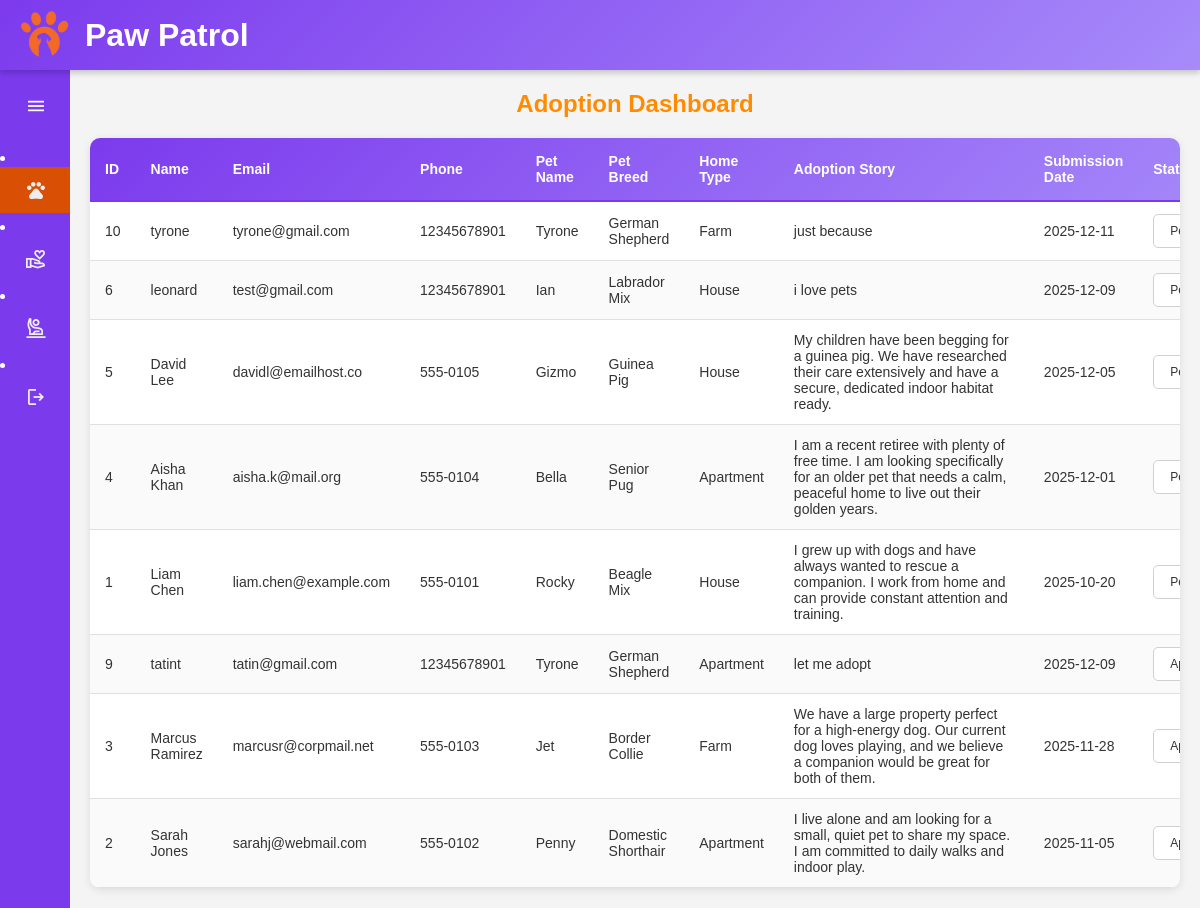
Screenshot of /backend/admin.php (signed in) with the database file from the repository.
### tables this page shows
CREATE TABLE `adoption_tbl` (
  `adoption_id` int(11) NOT NULL,
  `adopter_name` varchar(100) NOT NULL,
  `adopter_email` varchar(50) NOT NULL,
  `adopter_phone` varchar(11) NOT NULL,
  `adopter_address` text NOT NULL,
  `other_pets` enum('Yes','No') NOT NULL,
  `home_type` enum('House','Apartment','Farm') NOT NULL,
  `adoption_story` text NOT NULL,
  `pet_name` varchar(50) NOT NULL,
  `pet_breed` varchar(50) NOT NULL,
  `pet_age` varchar(50) NOT NULL,
  `submission_date` date NOT NULL,
  `status` enum('Pending','Approved','Rejected','') NOT NULL DEFAULT 'Pending'
);

### backend/admin.php (the view, shortened to what this page needs)
<?php
    include 'config.php';
?>
<!DOCTYPE html>
<html lang="en">
<head>
    <link rel="stylesheet" href="admin.css">
</head>
<body>
    <header class="org-name">
        <div class="org-img-container">
            <img src="../frontend/images/logo1.png" alt="">
        </div>
        <h1>Paw Patrol</h1>
    </header>
    <main class="main-content">
        <nav class="collapsed" id="navbar">
            <button id="toggle-nav"><span class="material-symbols-outlined">menu</span></button>
            <li><a href="#adoption">
                <span class="material-symbols-outlined">pets</span>
            </a></li>
            <li><a href="#donation">
                <span class="material-symbols-outlined">volunteer_activism</span>
            </a></li>
            <li><a href="#volunteer">
                <span class="material-symbols-outlined">person_raised_hand</span>
            </a></li>
            <li><a href="logout.php" id="logout-link">
                <span class="material-symbols-outlined">logout</span>
            </a></li>
        </nav>
        <section class="admin-page" id="adoption">
            <h2>Adoption Dashboard</h2>
            <div class="table-container">
                <table class="dashboard-table">
                    <thead>
                        <tr>
                            <th>ID</th>
                            <th>Name</th>
                            <th>Email</th>
                            <th>Phone</th>
                            <th>Pet Name</th>
                            <th>Pet Breed</th>
                            <th>Home Type</th>
                            <th class="adopt-story">Adoption Story</th>
                            <th>Submission Date</th>
                            <th>Status</th>
                        </tr>
                    </thead>
                    <tbody>
                        <?php
                            $sql = "SELECT * FROM adoption_tbl ORDER BY status ASC, submission_date DESC";
                            $result = $conn->query($sql);
                            if ($result->num_rows > 0) {
                                while($row = $result->fetch_assoc()) {
                                    echo "
                                        <tr>
                                            <td>" . htmlspecialchars($row['adoption_id']) . "</td>
                                            <td>" . htmlspecialchars($row['adopter_name']) . "</td>
                                            <td>" . htmlspecialchars($row['adopter_email']) . "</td>
                                            <td>" . htmlspecialchars($row['adopter_phone']) . "</td>
                                            <td>" . htmlspecialchars($row['pet_name']) . "</td>
                                            <td>" . htmlspecialchars($row['pet_breed']) . "</td>
                                            <td>" . htmlspecialchars($row['home_type']) . "</td>
                                            <td>" . htmlspecialchars($row['adoption_story']) . "</td>
                                            <td>" . htmlspecialchars($row['submission_date']) . "</td>
                                            <td>
                                                <select class='adopt-status status-dropdown' data-id='" . $row['adoption_id'] ."'>
                                                    <option value='Pending' " . ($row['status'] == 'Pending' ? 'selected' : '') . ">Pending</option>
                                                    <option value='Approved' " . ($row['status'] == 'Approved' ? 'selected' : '') . ">Approved</option>
                                                    <option value='Rejected' " . ($row['status'] == 'Rejected' ? 'selected' : '') . ">Rejected</option>
                                                </select>
                                            </td>
                                        </tr>
                                    ";
                                }
                            } else {
                                echo "<tr><td colspan='9' class='no-record'>No adoption requests found.</td></tr>";
                            }
                        ?>
                    </tbody>
                </table>
            </div>
        </section>
    </main>
</body>
</html>

### backend/admin.css (style rules this page uses)
* { margin: 0; padding: 0; box-sizing: border-box; font-family: sans-serif; }
body { display: flex; background: #f4f4f4; height: 100vh; overflow: hidden; }
header.org-name { position: fixed; top: 0; left: 0; width: 100%; height: 70px; background: linear-gradient(135deg, #7C3AED 0%, #A78BFA 100%); color: #fff; padding: 0 20px; display: flex; align-items: center; gap: 15px; z-index: 10; box-shadow: 0 3px 6px rgba(0,0,0,0.2); }
header .org-img-container { width: 50px; height: 50px; }
header .org-img-container img { width: 100%; height: 100%; object-fit: cover; }
header.org-name h1 { font-family: 'LEMON', sans-serif; }
main.main-content nav { position: fixed; top: 70px; left: 0; height: calc(100vh - 70px); background-color: #7C3AED; color: #fff; padding-top: 20px; transition: width 0.5s ease; overflow: hidden; }
main.main-content nav.collapsed { width: 70px; }
main.main-content nav button#toggle-nav { background: none; border: none; color: #fff; font-size: 30px; cursor: pointer; margin-bottom: 20px; }
nav.collapsed button#toggle-nav { margin-left: 25px; }
main.main-content nav li { margin: 5px 0; }
main.main-content nav a { display: flex; align-items: center; gap: 10px; padding: 12px 15px; color: #eee; text-decoration: none; white-space: nowrap; }
main.main-content nav li a:hover, main.main-content nav a.active { background: #d94f04; }
main.main-content nav span.material-symbols-outlined { font-size: 22px; }
main.main-content nav.collapsed a { justify-content: start; padding-left: 25px; }
main.main-content { margin-top: 70px; padding: 20px; width: 100%; height: calc(100vh - 70px); overflow-y: auto; transition: margin-left 0.3s ease, width 0.3s ease; }
main.main-content nav.collapsed + section.admin-page { margin-left: 70px; width: calc(100% - 70px); transition: margin-left 0.3s ease, width 0.3s ease; }
main.main-content section.admin-page { display: none; flex-direction: column; gap: 20px; align-items: center; }
main.main-content section.admin-page h2 { color: #FF8C00; }
div.table-container { width: 100%; max-width: 1400px; overflow-x: auto; background: white; border-radius: 10px; box-shadow: 0 2px 8px rgba(0, 0, 0, 0.1); }
table.dashboard-table { width: 100%; border-collapse: collapse; font-size: 14px; }
table.dashboard-table thead { background: linear-gradient(135deg, #7C3AED 0%, #A78BFA 100%); color: white; position: sticky; top: 0; }
table.dashboard-table th { padding: 15px; text-align: left; font-weight: 600; border-bottom: 2px solid #7C3AED; }
table.dashboard-table th.adopt-story { min-width: 250px; }
table.dashboard-table td { padding: 12px 15px; border-bottom: 1px solid #e0e0e0; color: #333; }
table.dashboard-table tbody tr:nth-child(even) { background-color: #fafafa; }
select.status-dropdown { padding: 8px 12px; border: 1px solid #d0d0d0; border-radius: 5px; background-color: white; color: #333; font-size: 12px; cursor: pointer; transition: border-color 0.3s ease; }
main.main-content section#adoption h2 { font-family: 'LEMON', sans-serif; font-size: 24px; }

### rows the page displays
adoption_tbl: adoption_id "10", adopter_name "tyrone", adopter_email "tyrone@gmail.com", adopter_phone "12345678901", pet_name "Tyrone", pet_breed "German Shepherd", home_type "Farm", adoption_story "just because", submission_date "2025-12-11", status+adoption_id "Pending"
adoption_tbl: adoption_id "6", adopter_name "leonard", adopter_email "test@gmail.com", adopter_phone "12345678901", pet_name "Ian", pet_breed "Labrador Mix", home_type "House", adoption_story "i love pets", submission_date "2025-12-09", status+adoption_id "Pending"
adoption_tbl: adoption_id "5", adopter_name "David Lee", adopter_email "davidl@emailhost.co", adopter_phone "555-0105", pet_name "Gizmo", pet_breed "Guinea Pig", home_type "House", adoption_story "My children have been begging for a guinea pig. We have researched their care extensively and have a secure, dedicated indoor habitat ready.", submission_date "2025-12-05", status+adoption_id "Pending"
adoption_tbl: adoption_id "4", adopter_name "Aisha Khan", adopter_email "aisha.k@mail.org", adopter_phone "555-0104", pet_name "Bella", pet_breed "Senior Pug", home_type "Apartment", adoption_story "I am a recent retiree with plenty of free time. I am looking specifically for an older pet that needs a calm, peaceful home to live out their golden years.", submission_date "2025-12-01", status+adoption_id "Pending"
adoption_tbl: adoption_id "1", adopter_name "Liam Chen", adopter_email "liam.chen@example.com", adopter_phone "555-0101", pet_name "Rocky", pet_breed "Beagle Mix", home_type "House", adoption_story "I grew up with dogs and have always wanted to rescue a companion. I work from home and can provide constant attention and training.", submission_date "2025-10-20", status+adoption_id "Pending"
adoption_tbl: adoption_id "9", adopter_name "tatint", adopter_email "tatin@gmail.com", adopter_phone "12345678901", pet_name "Tyrone", pet_breed "German Shepherd", home_type "Apartment", adoption_story "let me adopt", submission_date "2025-12-09", status+adoption_id "Approved"
adoption_tbl: adoption_id "3", adopter_name "Marcus Ramirez", adopter_email "marcusr@corpmail.net", adopter_phone "555-0103", pet_name "Jet", pet_breed "Border Collie", home_type "Farm", adoption_story "We have a large property perfect for a high-energy dog. Our current dog loves playing, and we believe a companion would be great for both of them.", submission_date "2025-11-28", status+adoption_id "Approved"
adoption_tbl: adoption_id "2", adopter_name "Sarah Jones", adopter_email "sarahj@webmail.com", adopter_phone "555-0102", pet_name "Penny", pet_breed "Domestic Shorthair", home_type "Apartment", adoption_story "I live alone and am looking for a small, quiet pet to share my space. I am committed to daily walks and indoor play.", submission_date "2025-11-05", status+adoption_id "Approved"
